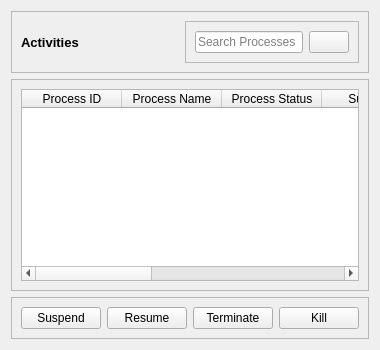
            <widget class="QWidget" name="activities">
             <layout class="QVBoxLayout" name="verticalLayout_4">
              <item>
               <widget class="QFrame" name="frame_3">
                <property name="frameShape">
                 <enum>QFrame::StyledPanel</enum>
                </property>
                <property name="frameShadow">
                 <enum>QFrame::Raised</enum>
                </property>
                <layout class="QHBoxLayout" name="horizontalLayout_10">
                 <item>
                  <widget class="QLabel" name="label_47">
                   <property name="font">
                    <font>
                     <pointsize>10</pointsize>
                     <weight>75</weight>
                     <bold>true</bold>
                    </font>
                   </property>
                   <property name="text">
                    <string>Activities</string>
                   </property>
                  </widget>
                 </item>
                 <item alignment="Qt::AlignRight">
                  <widget class="QFrame" name="frame_6">
                   <property name="frameShape">
                    <enum>QFrame::StyledPanel</enum>
                   </property>
                   <property name="frameShadow">
                    <enum>QFrame::Raised</enum>
                   </property>
                   <layout class="QHBoxLayout" name="horizontalLayout_11">
                    <item>
                     <widget class="QLineEdit" name="activity_search">
                      <property name="placeholderText">
                       <string>Search Processes</string>
                      </property>
                     </widget>
                    </item>
                    <item>
                     <widget class="QPushButton" name="pushButton_3">
                      <property name="text">
                       <string/>
                      </property>
                      <property name="icon">
                       <iconset resource="icons.qrc">
                        <normaloff>:/icons/icon/feather/compass-32x32-434015.png</normaloff>:/icons/icon/feather/compass-32x32-434015.png</iconset>
                      </property>
                     </widget>
                    </item>
                   </layout>
                  </widget>
                 </item>
                </layout>
               </widget>
              </item>
              <item>
               <widget class="QFrame" name="frame_4">
                <property name="frameShape">
                 <enum>QFrame::StyledPanel</enum>
                </property>
                <property name="frameShadow">
                 <enum>QFrame::Raised</enum>
                </property>
                <layout class="QVBoxLayout" name="verticalLayout_5">
                 <item>
                  <widget class="QTableWidget" name="tableWidget">
                   <column>
                    <property name="text">
                     <string>Process ID</string>
                    </property>
                   </column>
                   <column>
                    <property name="text">
                     <string>Process Name</string>
                    </property>
                   </column>
                   <column>
                    <property name="text">
                     <string>Process Status</string>
                    </property>
                   </column>
                   <column>
                    <property name="text">
                     <string>Suspend</string>
                    </property>
                   </column>
                   <column>
                    <property name="text">
                     <string>Started</string>
                    </property>
                   </column>
                   <column>
                    <property name="text">
                     <string>Resume</string>
                    </property>
                   </column>
                   <column>
                    <property name="text">
                     <string>Terminate</string>
                    </property>
                   </column>
                   <column>
                    <property name="text">
                     <string>Kill</string>
                    </property>
                   </column>
                  </widget>
                 </item>
                </layout>
               </widget>
              </item>
              <item alignment="Qt::AlignBottom">
               <widget class="QFrame" name="frame_5">
                <property name="frameShape">
                 <enum>QFrame::StyledPanel</enum>
                </property>
                <property name="frameShadow">
                 <enum>QFrame::Raised</enum>
                </property>
                <layout class="QHBoxLayout" name="horizontalLayout_12">
                 <item>
                  <widget class="QPushButton" name="pushButton_4">
                   <property name="text">
                    <string>Suspend</string>
                   </property>
                  </widget>
                 </item>
                 <item>
                  <widget class="QPushButton" name="pushButton_5">
                   <property name="text">
                    <string>Resume</string>
                   </property>
                  </widget>
                 </item>
                 <item>
                  <widget class="QPushButton" name="pushButton_6">
                   <property name="text">
                    <string>Terminate</string>
                   </property>
                  </widget>
                 </item>
                 <item>
                  <widget class="QPushButton" name="pushButton_7">
                   <property name="text">
                    <string>Kill</string>
                   </property>
                  </widget>
                 </item>
                </layout>
               </widget>
              </item>
             </layout>
            </widget>
